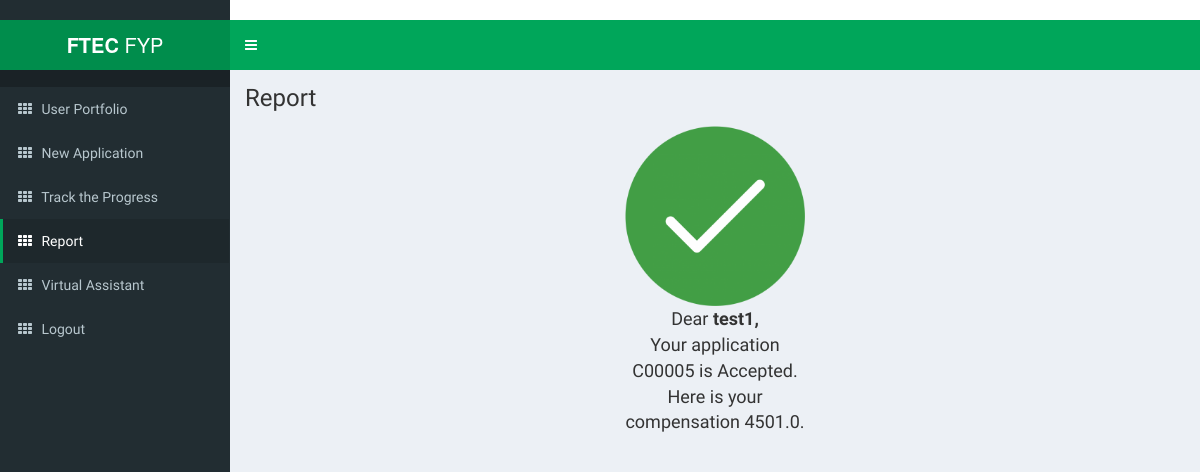
Page /report (signed in) on the earlier database version.
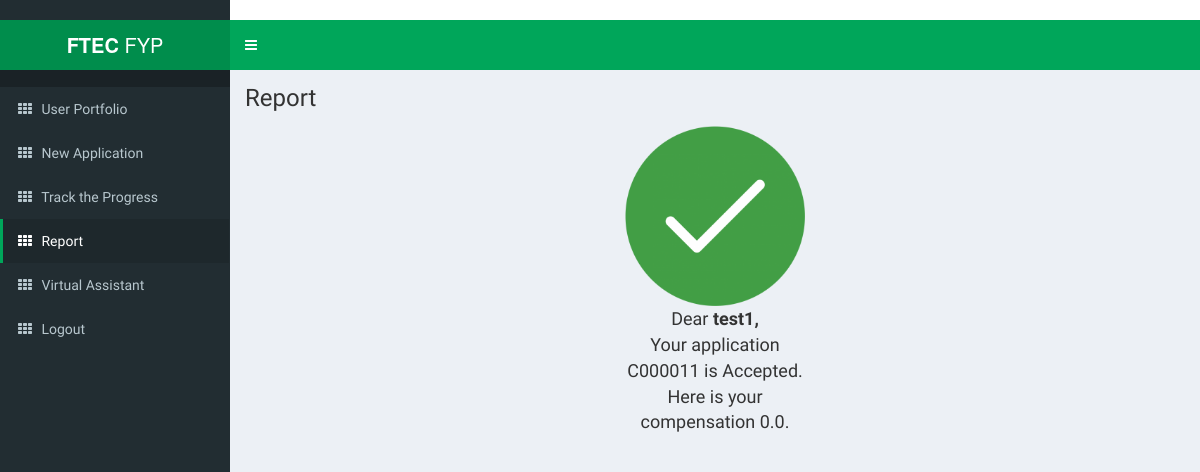
Same page on the later database version.
### models.py (models this page shows)
class Car(UserMixin, db.Model):
    __tablename__ = "car"
    id = db.Column(
        db.Integer, primary_key=True
    )  # primary keys are required by SQLAlchemy
    aid = db.Column(db.String(1000), unique=True)
    status = db.Column(db.String(1000))
    email = db.Column(db.String(100), unique=False)
    A = db.Column(db.Integer)
    B = db.Column(db.Integer)
    C = db.Column(db.Integer)
    D = db.Column(db.Integer)
    E = db.Column(db.Integer)
    F = db.Column(db.Integer)
    G = db.Column(db.Integer)
    H = db.Column(db.Integer)
    I = db.Column(db.Integer)
    J = db.Column(db.Integer)
    result = db.Column(db.Float(32))
    date = db.Column(db.String(1000))

### main.py (the view)
@main.route("/report")
@login_required
def report():
    email = current_user.email
    all_user = Car.query.filter_by(email=email).all()
    if len(all_user) < 1:
        return render_template(
            "report.html",
            name=current_user.name,
            status="running",
        )
    user = all_user[len(all_user) - 1]
    profile = User.query.filter_by(email=email).first()
    ri = 1
    if profile.reason == '0':
        ri = 0
    r = ["Invalid File Format", "it's beyond the coverage of the insurance plan"]
    reason = r[ri]
    amount = 0
    status = user.status
    amount = round(user.result, 2)
    applicationNumber = user.aid
    return render_template(
        "report.html",
        name=current_user.name,
        reason=reason,
        status=status,
        applicationNumber=applicationNumber,
        amount=amount,
    )

### __init__.py (called while the page is built)
def create_app():
    app = Flask(__name__)
    migrate = Migrate(app, db, render_as_batch=True)
    app.config["SECRET_KEY"] = "dev"
    app.config.from_object(Config)
    db.init_app(app)
    @app.before_first_request
    def create_tables():
        db.create_all()
    login_manager = LoginManager()
    login_manager.login_view = "auth.login"
    login_manager.init_app(app)
    from .models import User
    @login_manager.user_loader
    def load_user(user_id):
        return User.query.get(int(user_id))
    from .auth import auth as auth_blueprint
    app.register_blueprint(auth_blueprint)
    from .main import main as main_blueprint
    app.register_blueprint(main_blueprint)
    return app

### templates/report.html (shortened to what this page needs)
﻿<!DOCTYPE html>
<html>
<head>
    <link href="static/bootstrap/css/bootstrap.min.css" rel="stylesheet" type="text/css" />
    <link href="https://maxcdn.bootstrapcdn.com/font-awesome/4.3.0/css/font-awesome.min.css" rel="stylesheet"
        type="text/css" />
    <link href="http://code.ionicframework.com/ionicons/2.0.0/css/ionicons.min.css" rel="stylesheet" type="text/css" />
    <link href="static/dist/css/AdminLTE.min.css" rel="stylesheet" type="text/css" />
    <link href="static/dist/css/skins/_all-skins.min.css" rel="stylesheet" type="text/css" />
</head>
<body class="skin-green">
    <div class="wrapper">
        <header class="main-header">
            <a href="/" class="logo"><b>FTEC</b> FYP</a>
            <nav class="navbar navbar-static-top" role="navigation">
                <a href="#" class="sidebar-toggle" data-toggle="offcanvas" role="button">
                </a>
            </nav>
        </header>
        <aside class="main-sidebar">
            <section class="sidebar">
                <ul class="sidebar-menu">
                    <li>
                        <a href="/">
                            <i class="fa fa-th"></i> <span>User Portfolio</span>
                        </a>
                    </li>
                    <li>
                        <a href="/newapplication">
                            <i class="fa fa-th"></i> <span>New Application</span>
                        </a>
                    </li>
                    <li>
                        <a href="/trackprogress">
                            <i class="fa fa-th"></i> <span>Track the Progress</span>
                        </a>
                    </li>
                    <li class="active">
                        <a href="/report">
                            <i class="fa fa-th"></i> <span>Report</span>
                        </a>
                    </li>
                    <li>
                        <a href="/virtualassit">
                            <i class="fa fa-th"></i> <span>Virtual Assistant</span>
                        </a>
                    </li>
                    <li>
                        <a href="{{ url_for('auth.logout') }}">
                            <i class="fa fa-th"></i> <span>Logout</span>
                        </a>
                    </li>
                </ul>
            </section>
        </aside>
        <div class="content-wrapper">
            <section class="content-header">
                <h1>
                    Report
                </h1>
                <ol class="breadcrumb">
                </ol>
            </section>
            <section class="content">
                {% if status == 'passed'%}
                <div class="success container-fluid">
                    <div class="card text-center" style="width: 18rem;">
                        <img class="card-img-top" src="static/dist/img/greentick.png" style="height:180px;"
                            alt="Card image cap">
                        <div class="card-body">
                            <p class="card-text">Dear <span class="userName"><strong>{{name}}, </strong></span> <br /> Your
                                application {{applicationNumber}} is Accepted.<br> Here is your compensation {{amount}}.</p>
                        </div>
                    </div>
                </div>
                {%endif%}
            </section>
        </div>
    </div>
</body>
</html>

Differences in the rows shown:
no longer on this page (row unchanged): Car: aid "C00005"
added Car: aid "C000011"
Other differences:
{{ amount }}: "4501.0" → "0.0"
